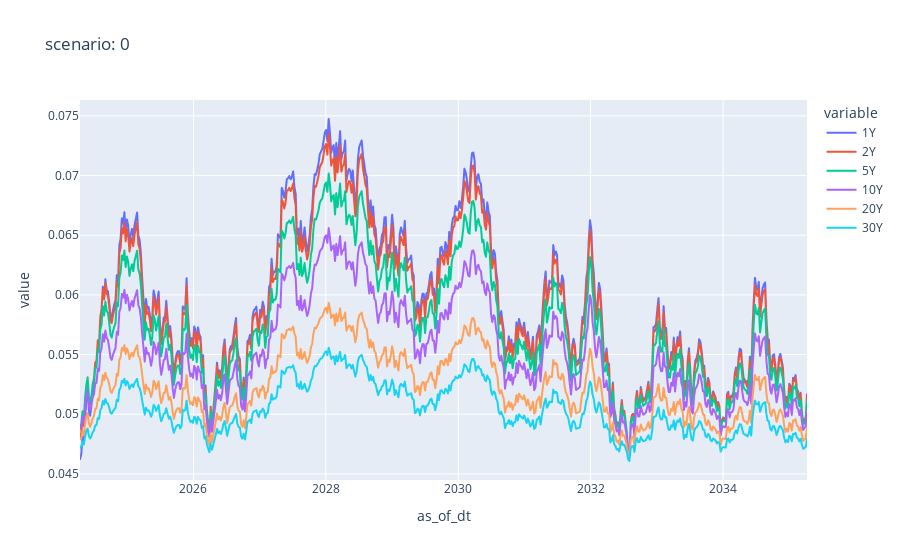
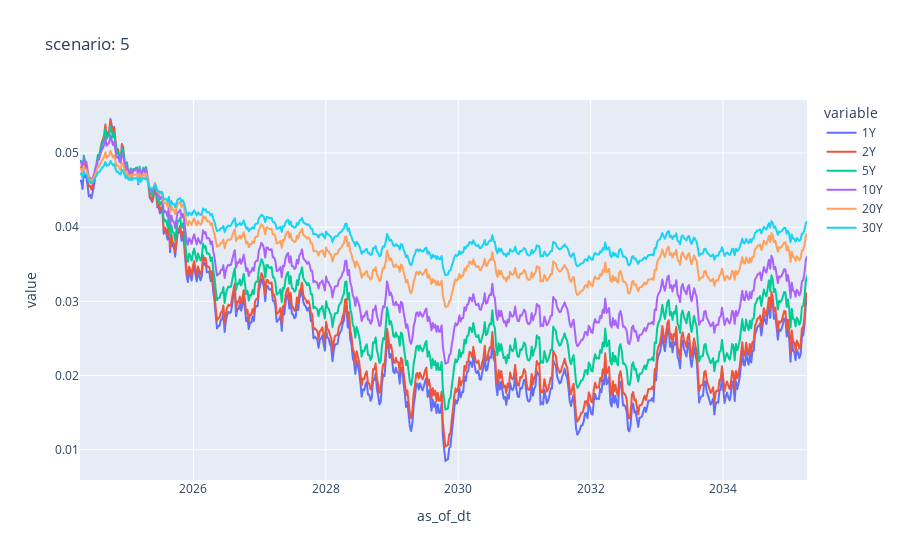

These figures' notebook cell, in order:
### Code cell
plot_cube_scenarios(value_cube_df, [0, 5])

### Figure 1 — Plotly figure (JSON) as saved in the notebook; plotly's stock layout.template omitted (floating-point values rounded to 4 significant figures; data arrays with more than 128 entries replaced by an {"elided": "..."} marker saying what was removed)
{"data": [{"hovertemplate": "variable=1Y<br>as_of_dt=%{x}<br>value=%{y}<extra></extra>", "legendgroup": "1Y", "line": {"color": "#636efa", "dash": "solid"}, "marker": {"symbol": "circle"}, "mode": "lines", "name": "1Y", "showlegend": true, "type": "scattergl", "x": {"elided": "574 str values"}, "xaxis": "x", "y": {"elided": "574 float values"}, "yaxis": "y"}, {"hovertemplate": "variable=2Y<br>as_of_dt=%{x}<br>value=%{y}<extra></extra>", "legendgroup": "2Y", "line": {"color": "#EF553B", "dash": "solid"}, "marker": {"symbol": "circle"}, "mode": "lines", "name": "2Y", "showlegend": true, "type": "scattergl", "x": {"elided": "574 str values"}, "xaxis": "x", "y": {"elided": "574 float values"}, "yaxis": "y"}, {"hovertemplate": "variable=5Y<br>as_of_dt=%{x}<br>value=%{y}<extra></extra>", "legendgroup": "5Y", "line": {"color": "#00cc96", "dash": "solid"}, "marker": {"symbol": "circle"}, "mode": "lines", "name": "5Y", "showlegend": true, "type": "scattergl", "x": {"elided": "574 str values"}, "xaxis": "x", "y": {"elided": "574 float values"}, "yaxis": "y"}, {"hovertemplate": "variable=10Y<br>as_of_dt=%{x}<br>value=%{y}<extra></extra>", "legendgroup": "10Y", "line": {"color": "#ab63fa", "dash": "solid"}, "marker": {"symbol": "circle"}, "mode": "lines", "name": "10Y", "showlegend": true, "type": "scattergl", "x": {"elided": "574 str values"}, "xaxis": "x", "y": {"elided": "574 float values"}, "yaxis": "y"}, {"hovertemplate": "variable=20Y<br>as_of_dt=%{x}<br>value=%{y}<extra></extra>", "legendgroup": "20Y", "line": {"color": "#FFA15A", "dash": "solid"}, "marker": {"symbol": "circle"}, "mode": "lines", "name": "20Y", "showlegend": true, "type": "scattergl", "x": {"elided": "574 str values"}, "xaxis": "x", "y": {"elided": "574 float values"}, "yaxis": "y"}, {"hovertemplate": "variable=30Y<br>as_of_dt=%{x}<br>value=%{y}<extra></extra>", "legendgroup": "30Y", "line": {"color": "#19d3f3", "dash": "solid"}, "marker": {"symbol": "circle"}, "mode": "lines", "name": "30Y", "showlegend": true, "type": "scattergl", "x": {"elided": "574 str values"}, "xaxis": "x", "y": {"elided": "574 float values"}, "yaxis": "y"}], "layout": {"legend": {"title": {"text": "variable"}, "tracegroupgap": 0}, "title": {"text": "scenario: 0"}, "xaxis": {"anchor": "y", "domain": [0, 1], "title": {"text": "as_of_dt"}}, "yaxis": {"anchor": "x", "domain": [0, 1], "title": {"text": "value"}}}}

### Figure 2 — Plotly figure (JSON) as saved in the notebook; plotly's stock layout.template omitted (floating-point values rounded to 4 significant figures; data arrays with more than 128 entries replaced by an {"elided": "..."} marker saying what was removed)
{"data": [{"hovertemplate": "variable=1Y<br>as_of_dt=%{x}<br>value=%{y}<extra></extra>", "legendgroup": "1Y", "line": {"color": "#636efa", "dash": "solid"}, "marker": {"symbol": "circle"}, "mode": "lines", "name": "1Y", "showlegend": true, "type": "scattergl", "x": {"elided": "574 str values"}, "xaxis": "x", "y": {"elided": "574 float values"}, "yaxis": "y"}, {"hovertemplate": "variable=2Y<br>as_of_dt=%{x}<br>value=%{y}<extra></extra>", "legendgroup": "2Y", "line": {"color": "#EF553B", "dash": "solid"}, "marker": {"symbol": "circle"}, "mode": "lines", "name": "2Y", "showlegend": true, "type": "scattergl", "x": {"elided": "574 str values"}, "xaxis": "x", "y": {"elided": "574 float values"}, "yaxis": "y"}, {"hovertemplate": "variable=5Y<br>as_of_dt=%{x}<br>value=%{y}<extra></extra>", "legendgroup": "5Y", "line": {"color": "#00cc96", "dash": "solid"}, "marker": {"symbol": "circle"}, "mode": "lines", "name": "5Y", "showlegend": true, "type": "scattergl", "x": {"elided": "574 str values"}, "xaxis": "x", "y": {"elided": "574 float values"}, "yaxis": "y"}, {"hovertemplate": "variable=10Y<br>as_of_dt=%{x}<br>value=%{y}<extra></extra>", "legendgroup": "10Y", "line": {"color": "#ab63fa", "dash": "solid"}, "marker": {"symbol": "circle"}, "mode": "lines", "name": "10Y", "showlegend": true, "type": "scattergl", "x": {"elided": "574 str values"}, "xaxis": "x", "y": {"elided": "574 float values"}, "yaxis": "y"}, {"hovertemplate": "variable=20Y<br>as_of_dt=%{x}<br>value=%{y}<extra></extra>", "legendgroup": "20Y", "line": {"color": "#FFA15A", "dash": "solid"}, "marker": {"symbol": "circle"}, "mode": "lines", "name": "20Y", "showlegend": true, "type": "scattergl", "x": {"elided": "574 str values"}, "xaxis": "x", "y": {"elided": "574 float values"}, "yaxis": "y"}, {"hovertemplate": "variable=30Y<br>as_of_dt=%{x}<br>value=%{y}<extra></extra>", "legendgroup": "30Y", "line": {"color": "#19d3f3", "dash": "solid"}, "marker": {"symbol": "circle"}, "mode": "lines", "name": "30Y", "showlegend": true, "type": "scattergl", "x": {"elided": "574 str values"}, "xaxis": "x", "y": {"elided": "574 float values"}, "yaxis": "y"}], "layout": {"legend": {"title": {"text": "variable"}, "tracegroupgap": 0}, "title": {"text": "scenario: 5"}, "xaxis": {"anchor": "y", "domain": [0, 1], "title": {"text": "as_of_dt"}}, "yaxis": {"anchor": "x", "domain": [0, 1], "title": {"text": "value"}}}}
